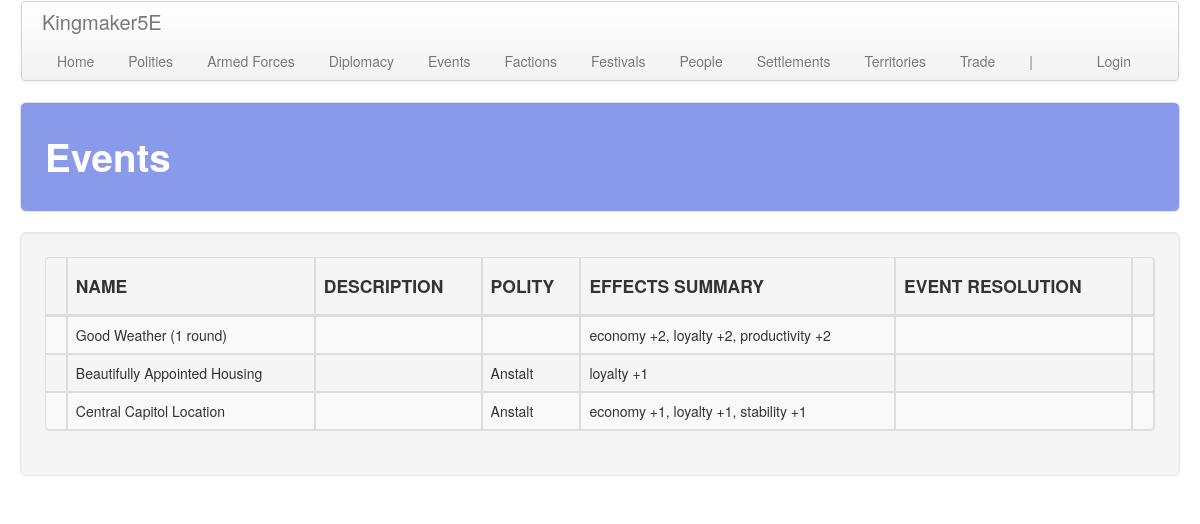
Page /events/ on the earlier database version.
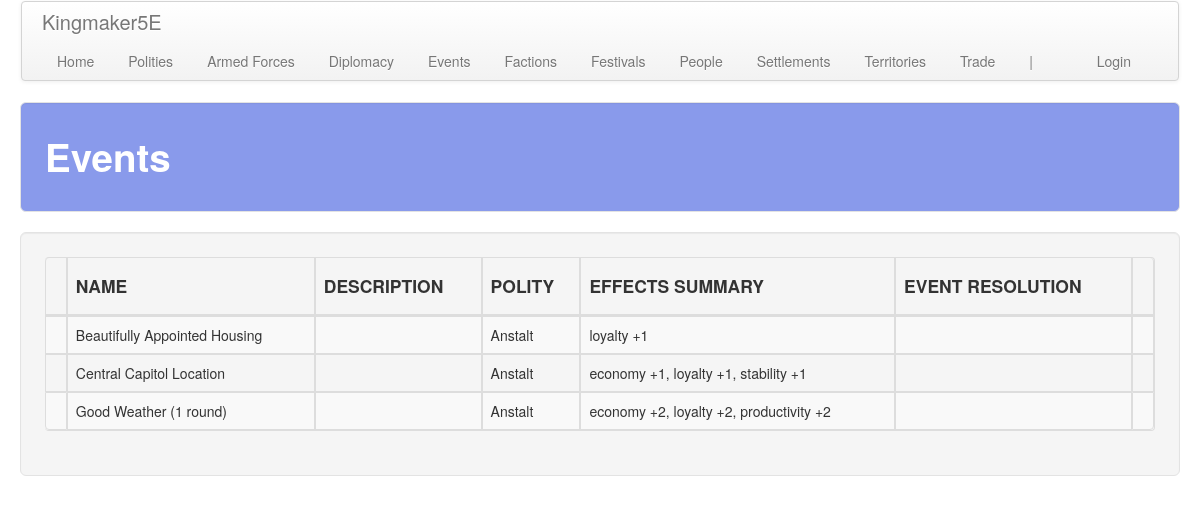
Same page on the later database version.
### events/models.py (models this page shows, shortened)
class Event(models.Model):
    name = models.CharField(max_length=default_max_length)
    desc = models.TextField(blank=True)
    polity = models.ForeignKey(
        'polity.Polity', on_delete=models.SET_NULL,
        related_name='event', related_query_name='event',
        null=True, blank=True,
    )
    eco_bonus = models.IntegerField(default=0)
    loy_bonus = models.IntegerField(default=0)
    sta_bonus = models.IntegerField(default=0)
    fam_bonus = models.IntegerField(default=0)
    inf_bonus = models.IntegerField(default=0)
    cor_bonus = models.IntegerField(default=0)
    cri_bonus = models.IntegerField(default=0)
    law_bonus = models.IntegerField(default=0)
    lor_bonus = models.IntegerField(default=0)
    pro_bonus = models.IntegerField(default=0)
    soc_bonus = models.IntegerField(default=0)
    def_bonus = models.IntegerField(default=0)
    con_bonus = models.IntegerField(default=0)
    inc_bonus = models.IntegerField(default=0)
    unr_bonus = models.IntegerField(default=0)
    treasury_increment = models.IntegerField(default=0)
    fame_increment = models.IntegerField(default=0)
    infamy_increment = models.IntegerField(default=0)
    unrest_increment = models.IntegerField(default=0)

### polity/models.py (models this page shows, shortened)
class Polity(models.Model):
    name = models.CharField(max_length=default_max_length)
    government = models.ForeignKey(
        Government, on_delete=models.CASCADE,
        related_name='polity', related_query_name='polity')
    alignment_lc = models.ForeignKey(
        AlignmentLC, on_delete=models.CASCADE,
        related_name='polity', related_query_name='polity')
    alignment_ge = models.ForeignKey(
        AlignmentGE, on_delete=models.CASCADE,
        related_name='polity', related_query_name='polity')
    treasury = models.IntegerField(default=0)
    unrest = models.IntegerField(default=0)
    fame = models.IntegerField(default=0)
    infamy = models.IntegerField(default=0)
    desc = models.TextField(default="", blank=True)
    tax_edict = models.ForeignKey(
        'core.TaxEdict', on_delete=models.CASCADE,
        related_name='polity', related_query_name='polity')
    promotion_edict = models.ForeignKey(
        'core.PromotionEdict', on_delete=models.CASCADE,
        related_name='polity', related_query_name='polity')
    holiday_edict = models.ForeignKey(
        'core.HolidayEdict', on_delete=models.CASCADE,
        related_name='polity', related_query_name='polity')
    recruitment_edict = models.ForeignKey(
        'core.RecruitmentEdict', on_delete=models.CASCADE,
        related_name='polity', related_query_name='polity')
    ruler_attribute_1 = models.ForeignKey(
        Attribute, on_delete=models.SET_NULL, null=True, blank=True,
        related_name='polity_ruler_1', related_query_name='polity_ruler_1')
    ruler_attribute_2 = models.ForeignKey(
        Attribute, on_delete=models.SET_NULL, null=True, blank=True,
        related_name='polity_ruler_2', related_query_name='polity_ruler_2')
    ruler_attribute_3 = models.ForeignKey(
        Attribute, on_delete=models.SET_NULL, null=True, blank=True,
        related_name='polity_ruler_3', related_query_name='polity_ruler_3')
    spymaster_attribute = models.ForeignKey(
        Attribute, on_delete=models.SET_NULL, null=True, blank=True,
        related_name='polity_spymaster', related_query_name='polity_spymaster')

### events/views.py (the view)
# urls.py: path('', views.events, name='events'),
def events(request):
    return show_all_items(
        request, app_name, a_obj, a_plural, sort='polity__name', sort_2='name',
        get_details=get_event_details,
    )

### common/events.py (called while the page is built)
def get_event_details(event):
    event.effects_summary = get_effects_summary(event)
    l = []
    if event.fame_increment != 0:
        l.append('fame %s' % get_signed_number(event.fame_increment)['s'])
    if event.infamy_increment != 0:
        l.append('infamy %s' % get_signed_number(event.infamy_increment)['s'])
    if event.unrest_increment != 0:
        l.append('unrest %s' % get_signed_number(event.unrest_increment)['s'])
    if event.treasury_increment != 0:
        l.append('treasury %s' % get_signed_number(event.treasury_increment)['s'])
    event.resolution = ', '.join(l)
    return {'event': event}

### common/utils.py (called while the page is built)
def get_signed_number(number):
    if number >= 0:
        s = '+%s' % number
    else:
        s = '-%s' % abs(number)
    return {'s': s}

### events/templates/events/events.html (shortened to what this page needs)
<!DOCTYPE html>
{% extends 'events/base.html' %}
{% load staticfiles %}
{% block table_header %}
    <th></th>
    <th class="th_ccell"><h4>NAME</h4></th>
    <th class="th_ccell"><h4>DESCRIPTION</h4></th>
    <th class="th_ccell"><h4>POLITY</h4></th>
    <th class="th_ccell"><h4>EFFECTS SUMMARY</h4></th>
    <th class="th_ccell"><h4>EVENT RESOLUTION</h4></th>
    <th class="th_ccell"><h4></h4></th>
{% endblock %}
{% block table_body %}
    {% for event in events %}
        <tr>
            <td style="text-align: center;">
            </td>
            <td class="tb_ccell">{{ event.name }}</td>
            <td class="tb_ccell">{{ event.desc }}</td>
            <td class="tb_ccell">{{ event.polity.name }}</td>
            <td class="tb_ccell">{{ event.effects_summary }}</td>
            <td class="tb_ccell">{{ event.resolution }}</td>
            <td style="text-align: center;">
            </td>
        </tr>
    {% endfor %}
{% endblock %}

Differences in the rows shown:
changed Event "Good Weather (1 round)": polity.name (not shown) → "Anstalt"; moves down the list
